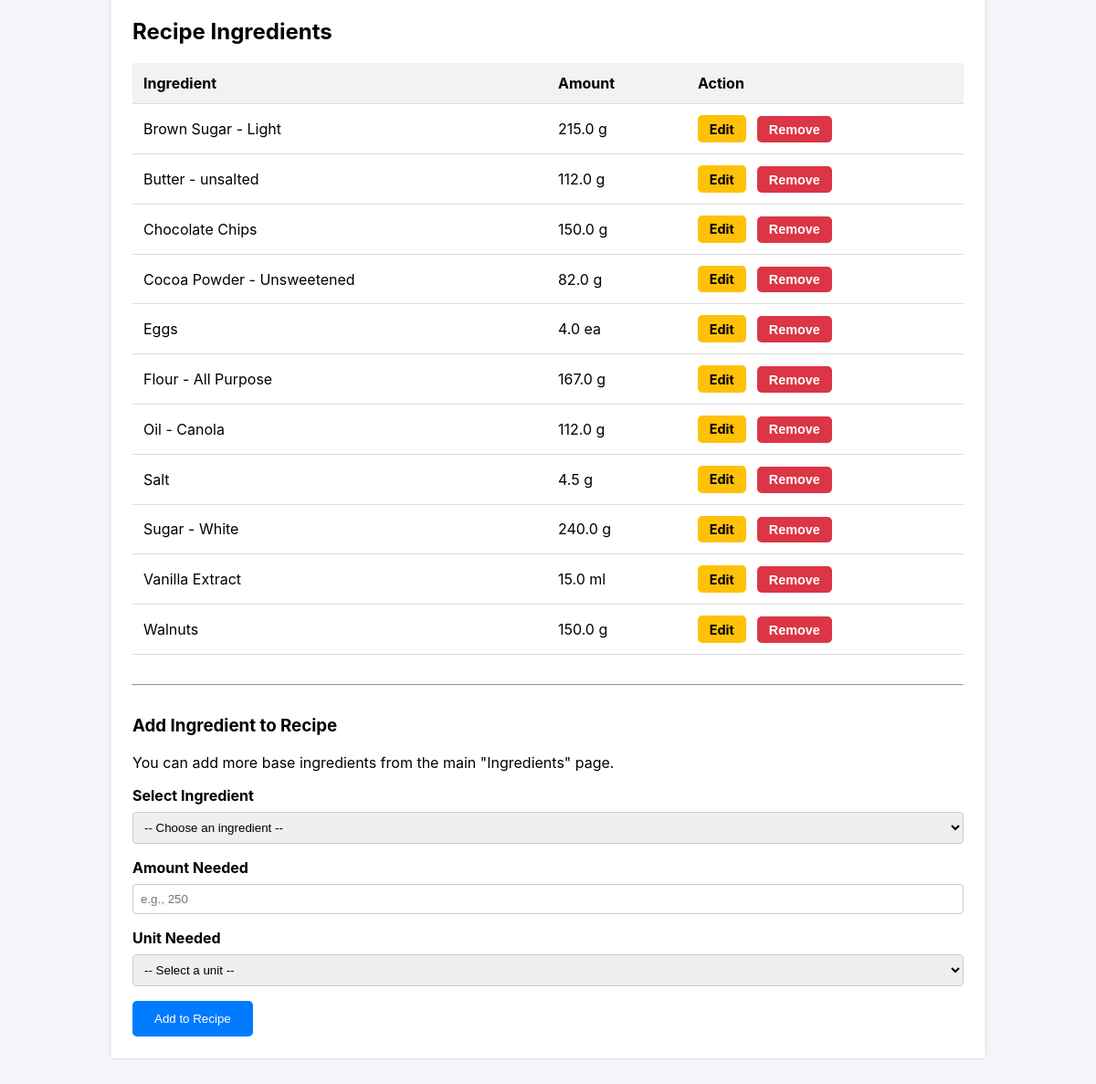
The app's page /recipe/edit/2 (lower part), older data.
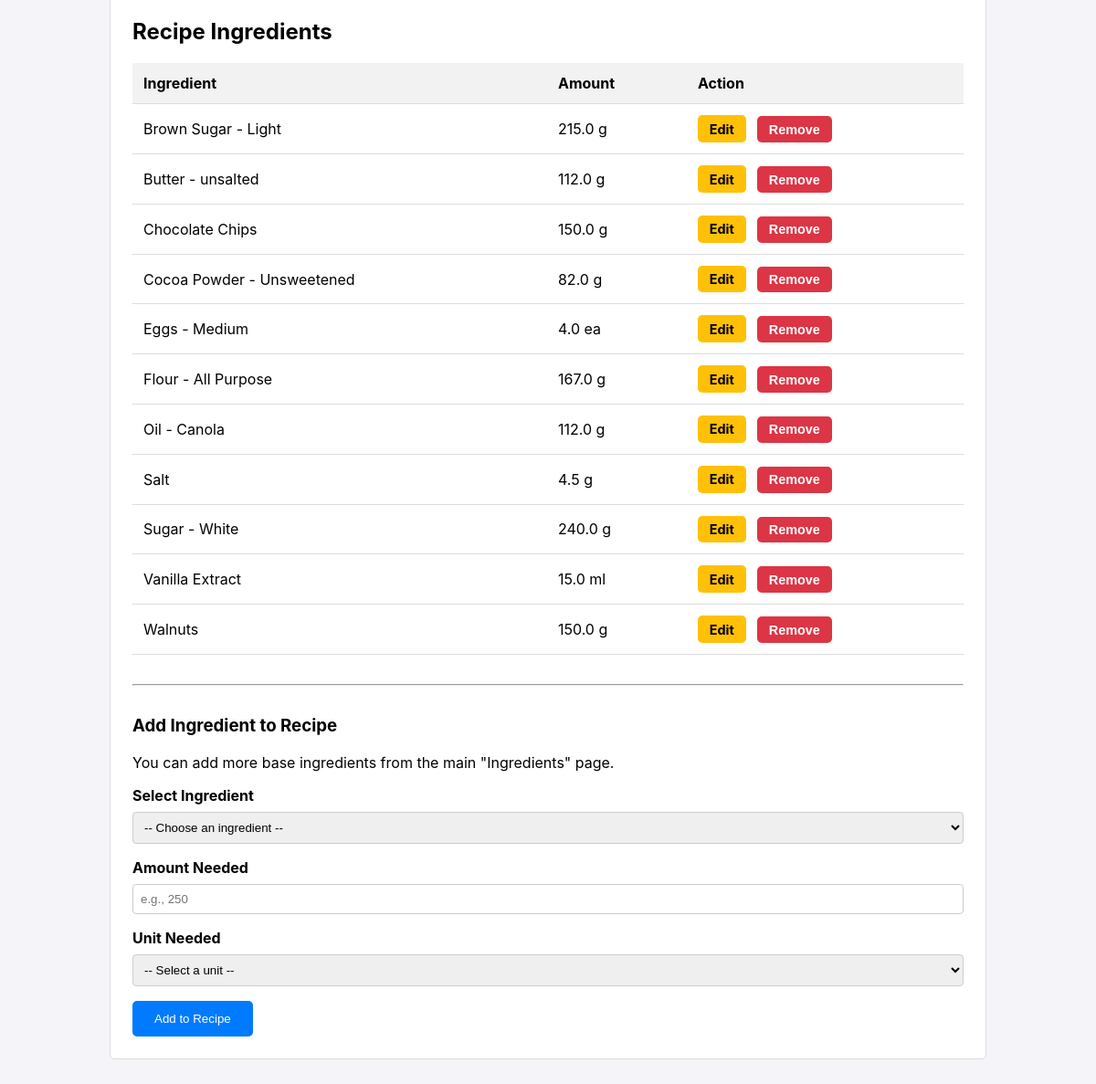
The same page, newer data.
### tables this page shows
CREATE TABLE recipe_ingredients (
        recipe_id INTEGER NOT NULL,
        ingredient_id INTEGER NOT NULL,
        amount_needed REAL NOT NULL,
        unit_needed TEXT NOT NULL,
        PRIMARY KEY (recipe_id, ingredient_id),
        FOREIGN KEY (recipe_id) REFERENCES recipes (id),
        FOREIGN KEY (ingredient_id) REFERENCES ingredients (id)
    );

CREATE TABLE ingredients (
        id INTEGER PRIMARY KEY AUTOINCREMENT,
        name TEXT UNIQUE NOT NULL
    , density_g_ml REAL);

### app.py (the view, shortened to what this page needs)
@app.route('/recipe/edit/<int:recipe_id>', methods=('GET', 'POST'))
def edit_recipe(recipe_id):
    db = get_db()
    recipe = db.execute('SELECT * FROM recipes WHERE id = ?', (recipe_id,)).fetchone()
    recipe_ingredients = db.execute('''
        SELECT i.id, i.name, ri.amount_needed, ri.unit_needed
        FROM recipe_ingredients ri
        JOIN ingredients i ON ri.ingredient_id = i.id
        WHERE ri.recipe_id = ? ORDER BY i.name
    ''', (recipe_id,)).fetchall()
    all_ingredients = db.execute('SELECT * FROM ingredients ORDER BY name').fetchall()
    return render_template('recipe_form.html',
                           recipe=recipe,
                           recipe_ingredients=recipe_ingredients,
                           all_ingredients=all_ingredients,
                           units=UNITS)

### app.py (called while the page is built)
def get_db():
    if 'db' not in g:
        g.db = sqlite3.connect(DATABASE)
        g.db.row_factory = sqlite3.Row
    return g.db

### templates/recipe_form.html (shortened to what this page needs)
{% extends 'base.html' %}
{% block content %}
    {% if recipe %}
    <div class="card">
        <h2>Recipe Ingredients</h2>
        <table>
            <thead>
                <tr>
                    <th>Ingredient</th>
                    <th>Amount</th>
                    <th>Action</th>
                </tr>
            </thead>
            <tbody>
                {% for item in recipe_ingredients %}
                <tr>
                    <td>{{ item.name }}</td>
                    <td>{{ item.amount_needed }} {{ item.unit_needed }}</td>
                    <td>
                        <a href="{{ url_for('edit_recipe_ingredient', recipe_id=recipe.id, ingredient_id=item.id) }}" class="button button-yellow button-sm" style="margin-right: 0.5rem;">Edit</a>
                        <form action="{{ url_for('delete_ingredient_from_recipe', recipe_id=recipe.id, ingredient_id=item.id) }}" method="post" style="display: inline;">
                            <button type="submit" onclick="return confirm('Are you sure you want to remove this ingredient?');" class="button button-red button-sm">Remove</button>
                        </form>
                    </td>
                </tr>
                {% else %}
                <tr>
                    <td colspan="3">No ingredients have been added to this recipe yet.</td>
                </tr>
                {% endfor %}
            </tbody>
        </table>
        <hr style="margin: 2rem 0;">
        <h3>Add Ingredient to Recipe</h3>
        <p>You can add more base ingredients from the main "Ingredients" page.</p>
        <form action="{{ url_for('add_ingredient_to_recipe', recipe_id=recipe.id) }}" method="post">
            <label for="ingredient_id">Select Ingredient</label>
            <select name="ingredient_id" id="ingredient_id" required>
                <option value="">-- Choose an ingredient --</option>
            </select>
            <label for="amount_needed">Amount Needed</label>
            <input type="number" step="any" name="amount_needed" id="amount_needed" placeholder="e.g., 250" required>
            <label for="unit_needed">Unit Needed</label>
            <select name="unit_needed" id="unit_needed" required>
                <option value="">-- Select a unit --</option>
            </select>
            <button type="submit">Add to Recipe</button>
        </form>
    </div>
    {% endif %}
{% endblock %}

Row changes from the older to the newer data that the page shows:
changed recipe_ingredients "ea": name "Eggs" → "Eggs - Medium"
